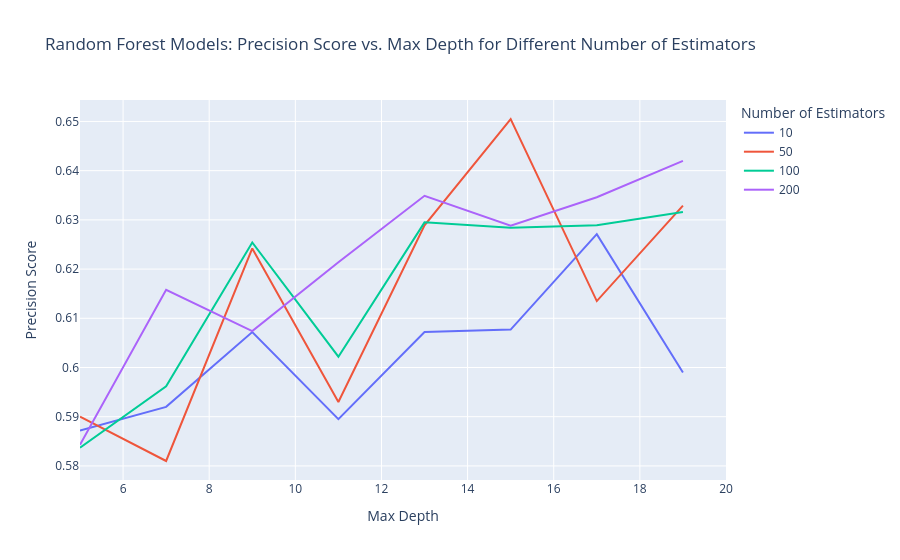

Source (notebook cell):
### Code cell
# Convert data to DataFrame
df = pd.DataFrame.from_dict(best_precision_matrix_random_forest, orient='index', columns=['precision_score']).reset_index()

# Rename the columns for clarity
df.columns = ['max_depth_and_metric', 'precision_score']

# Separate the tuple into two columns
df[['max_depth', 'n_estimators']] = pd.DataFrame(df['max_depth_and_metric'].tolist(), index=df.index)

# Drop the combined column
df = df.drop(columns=['max_depth_and_metric'])

# Create line plot using Plotly Express
fig = px.line(df, x='max_depth', y='precision_score', color='n_estimators',
              labels={'max_depth': 'Max Depth', 'precision_score': 'Precision Score', 'n_estimators': 'Number of Estimators'},
              title='Random Forest Models: Precision Score vs. Max Depth for Different Number of Estimators')

# Adjust x-axis range
fig.update_xaxes(range=[5, 20])

# Show the figure
fig.show()

### Figure 1 — Plotly figure (JSON) as saved in the notebook; plotly's stock layout.template omitted (floating-point values rounded to 4 significant figures)
{"data": [{"hovertemplate": "Number of Estimators=10<br>Max Depth=%{x}<br>Precision Score=%{y}<extra></extra>", "legendgroup": "10", "line": {"color": "#636efa", "dash": "solid"}, "marker": {"symbol": "circle"}, "mode": "lines", "name": "10", "orientation": "v", "showlegend": true, "type": "scatter", "x": [5, 7, 9, 11, 13, 15, 17, 19], "xaxis": "x", "y": [0.5872, 0.592, 0.6072, 0.5895, 0.6072, 0.6077, 0.6271, 0.599], "yaxis": "y"}, {"hovertemplate": "Number of Estimators=50<br>Max Depth=%{x}<br>Precision Score=%{y}<extra></extra>", "legendgroup": "50", "line": {"color": "#EF553B", "dash": "solid"}, "marker": {"symbol": "circle"}, "mode": "lines", "name": "50", "orientation": "v", "showlegend": true, "type": "scatter", "x": [5, 7, 9, 11, 13, 15, 17, 19], "xaxis": "x", "y": [0.59, 0.581, 0.6242, 0.593, 0.6289, 0.6505, 0.6135, 0.6329], "yaxis": "y"}, {"hovertemplate": "Number of Estimators=100<br>Max Depth=%{x}<br>Precision Score=%{y}<extra></extra>", "legendgroup": "100", "line": {"color": "#00cc96", "dash": "solid"}, "marker": {"symbol": "circle"}, "mode": "lines", "name": "100", "orientation": "v", "showlegend": true, "type": "scatter", "x": [5, 7, 9, 11, 13, 15, 17, 19], "xaxis": "x", "y": [0.5837, 0.5962, 0.6254, 0.6022, 0.6295, 0.6284, 0.6289, 0.6316], "yaxis": "y"}, {"hovertemplate": "Number of Estimators=200<br>Max Depth=%{x}<br>Precision Score=%{y}<extra></extra>", "legendgroup": "200", "line": {"color": "#ab63fa", "dash": "solid"}, "marker": {"symbol": "circle"}, "mode": "lines", "name": "200", "orientation": "v", "showlegend": true, "type": "scatter", "x": [5, 7, 9, 11, 13, 15, 17, 19], "xaxis": "x", "y": [0.5843, 0.6158, 0.6074, 0.6214, 0.6349, 0.6288, 0.6346, 0.642], "yaxis": "y"}], "layout": {"legend": {"title": {"text": "Number of Estimators"}, "tracegroupgap": 0}, "title": {"text": "Random Forest Models: Precision Score vs. Max Depth for Different Number of Estimators"}, "xaxis": {"anchor": "y", "domain": [0, 1], "range": [5, 20], "title": {"text": "Max Depth"}}, "yaxis": {"anchor": "x", "domain": [0, 1], "title": {"text": "Precision Score"}}}}
